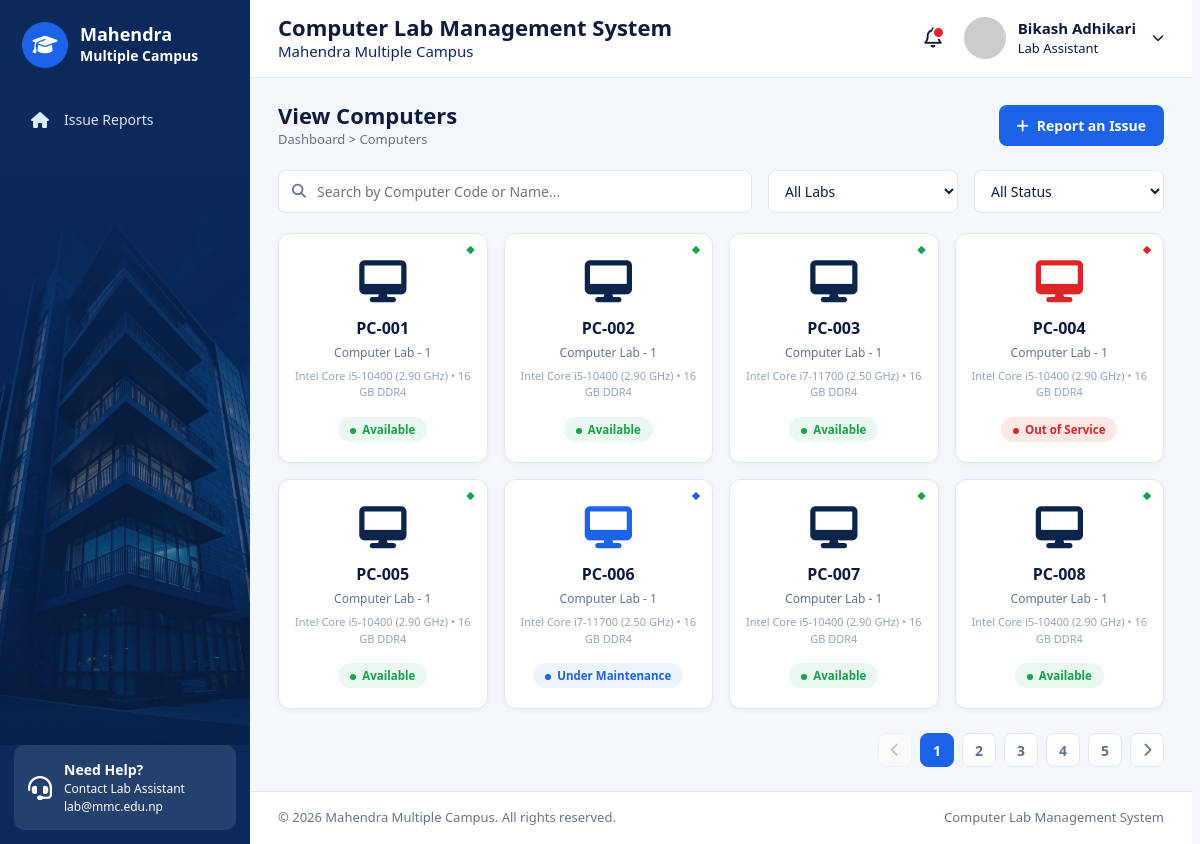
Page /computers.php (signed in) on the committed database.
### tables this page shows
CREATE TABLE `computers` (
  `id` int(11) NOT NULL,
  `lab_id` int(11) NOT NULL,
  `computer_code` varchar(30) NOT NULL,
  `computer_name` varchar(100) DEFAULT NULL,
  `processor` varchar(100) DEFAULT NULL,
  `ram` varchar(50) DEFAULT NULL,
  `storage` varchar(50) DEFAULT NULL,
  `ip_address` varchar(45) DEFAULT NULL,
  `operating_system` varchar(100) DEFAULT NULL,
  `monitor` varchar(100) DEFAULT NULL,
  `keyboard` varchar(100) DEFAULT NULL,
  `mouse` varchar(100) DEFAULT NULL,
  `purchase_date` date DEFAULT NULL,
  `status` enum('available','in_use','under_maintenance','out_of_service') NOT NULL DEFAULT 'available',
  `specifications` text DEFAULT NULL,
  `remarks` text DEFAULT NULL,
  `created_at` timestamp NOT NULL DEFAULT current_timestamp(),
  `updated_at` timestamp NOT NULL DEFAULT current_timestamp() ON UPDATE current_timestamp()
);

CREATE TABLE `labs` (
  `id` int(11) NOT NULL,
  `lab_name` varchar(100) NOT NULL,
  `lab_code` varchar(30) NOT NULL,
  `room_number` varchar(50) NOT NULL,
  `total_computers` int(11) NOT NULL DEFAULT 0,
  `location` varchar(150) DEFAULT NULL,
  `description` text DEFAULT NULL,
  `opening_hours` varchar(100) NOT NULL DEFAULT 'Sunday - Friday, 7:00 AM - 5:00 PM',
  `status` enum('active','maintenance','inactive') NOT NULL DEFAULT 'active',
  `created_at` timestamp NOT NULL DEFAULT current_timestamp()
);

### config/db.php (called while the page is built, shortened)
<?php
function e($value) {
    return htmlspecialchars($value ?? '', ENT_QUOTES, 'UTF-8');
}

### computers.php (the view, shortened to what this page needs)
<?php
require_once __DIR__ . '/config/db.php';
require_once __DIR__ . '/includes/header.php';
$statuses = [
    'available'         => ['Available', 'fa-circle-check'],
    'in_use'            => ['In Use', 'fa-user'],
    'under_maintenance' => ['Under Maintenance', 'fa-wrench'],
    'out_of_service'    => ['Out of Service', 'fa-ban'],
];
$search  = trim($_GET['search'] ?? '');
$page    = max(1, (int) ($_GET['page'] ?? 1));
$perPage = 8;
$where  = ' WHERE 1 = 1';
$types  = '';
$params = [];
$computers  = [];
$totalPages = 1;
try {
    $stmtCount = $conn->prepare("SELECT COUNT(*) FROM computers c" . $where);
    $stmtCount->execute();
    $total = $stmtCount->get_result()->fetch_row()[0];
    $totalPages = max(1, (int) ceil($total / $perPage));
    $page       = min($page, $totalPages);
    $offset     = ($page - 1) * $perPage;
    $sql = "SELECT c.id, c.computer_code, c.computer_name, c.processor, c.ram, c.status, l.lab_name, l.location
            FROM computers c
            JOIN labs l ON l.id = c.lab_id" . $where . "
            ORDER BY c.computer_code
            LIMIT ? OFFSET ?";
    $stmt = $conn->prepare($sql);
    $bindTypes  = $types . 'ii';
    $bindParams = array_merge($params, [$perPage, $offset]);
    $stmt->bind_param($bindTypes, ...$bindParams);
    $stmt->execute();
    $computers = $stmt->get_result()->fetch_all(MYSQLI_ASSOC);
} catch (mysqli_sql_exception $e) {
    $error = 'Could not load computers. Please try again.';
}
$filterParams = [];
?>
<div class="computers-head">
    <div>
        <h2>View Computers</h2>
        <small><a href="index.php">Dashboard</a> &gt; Computers</small>
    </div>
    <a href="report-issue.php" class="btn">
        <i class="fa-solid fa-plus"></i> Report an Issue
    </a>
</div>
<form method="get" class="computers-filters" id="computersFilterForm">
    <div class="computers-search">
        <i class="fa-solid fa-magnifying-glass"></i>
        <input type="text" name="search" class="form-control" placeholder="Search by Computer Code or Name..."
               value="<?= e($search) ?>" onkeydown="if(event.key === 'Enter') this.form.submit()">
    </div>
    <select name="lab" class="form-control" onchange="this.form.submit()">
        <option value="0">All Labs</option>
    </select>
    <select name="status" class="form-control" onchange="this.form.submit()">
        <option value="">All Status</option>
    </select>
</form>
<?php if (empty($computers)): ?>
    <div class="card"><p class="empty-text">No computers found matching your filter criteria.</p></div>
<?php else: ?>
    <div class="computers-grid">
        <?php foreach ($computers as $pc): ?>
            <?php
                $stInfo = $statuses[$pc['status']] ?? ['Available', 'fa-circle-check'];
                $label  = $stInfo[0];
            ?>
            <a href="report-issue.php?computer_id=<?= (int)$pc['id'] ?>" class="computers-card" title="Click to report an issue for <?= e($pc['computer_code']) ?>">
                <span class="card-status-pip pip-<?= e($pc['status']) ?>" title="<?= e($label) ?>">
                    <i class="fa-solid fa-diamond"></i>
                </span>
                <i class="fa-solid fa-desktop computers-monitor monitor-status-<?= e($pc['status']) ?>"></i>
                <strong class="computers-code"><?= e($pc['computer_code']) ?></strong>
                <small class="computers-lab"><?= e($pc['lab_name']) ?></small>
                <?php if (!empty($pc['processor']) || !empty($pc['ram'])): ?>
                    <small style="font-size: 11px; color: #94a3b8; display: block; margin-top: -2px;">
                        <?= e($pc['processor'] ?? '') ?><?= !empty($pc['ram']) ? ' &bull; ' . e($pc['ram']) : '' ?>
                    </small>
                <?php endif; ?>
                <span class="badge computers-badge-<?= e($pc['status']) ?>"><?= e($label) ?></span>
            </a>
        <?php endforeach; ?>
    </div>
    <?php if ($totalPages > 1): ?>
        <div class="computers-pagination">
            <a class="computers-page <?= $page <= 1 ? 'disabled' : '' ?>"
               href="?<?= http_build_query(array_merge($filterParams, ['page' => $page - 1])) ?>">
                <i class="fa-solid fa-chevron-left"></i>
            </a>
            <?php for ($i = 1; $i <= $totalPages; $i++): ?>
                <a class="computers-page <?= $i === $page ? 'active' : '' ?>"
                   href="?<?= http_build_query(array_merge($filterParams, ['page' => $i])) ?>"><?= $i ?></a>
            <?php endfor; ?>
            <a class="computers-page <?= $page >= $totalPages ? 'disabled' : '' ?>"
               href="?<?= http_build_query(array_merge($filterParams, ['page' => $page + 1])) ?>">
                <i class="fa-solid fa-chevron-right"></i>
            </a>
        </div>
    <?php endif; ?>
<?php endif; ?>
<?php require_once __DIR__ . '/includes/footer.php'; ?>

### assets/css/root.css (style rules this page uses)
:root { --primary: #1d63e8; --primary-dark: #0b2a5b; --primary-soft: #e8f0fe; --purple: #6d4aff; --purple-soft: #efe9fd; --bg: #f4f7fb; --white: #ffffff; --text: #0f1b3d; --muted: #64748b; --border: #e3e8f0; --success: #16a34a; --success-soft: #e7f6ec; --warning: #d97706; --warning-soft: #fff3dc; --danger: #dc2626; --danger-soft: #fde8e8; --radius: 10px; --shadow: 0 2px 8px rgba(15, 27, 61, 0.06); --sidebar-width: 250px; }
* { box-sizing: border-box; margin: 0; padding: 0; }
html { overflow-y: scroll; scrollbar-gutter: stable; }
body { font-family: 'Segoe UI', Arial, sans-serif; background: var(--bg); color: var(--text); font-size: 14px; line-height: 1.5; }
a { color: inherit; text-decoration: none; }
small { color: var(--muted); }
.btn { display: inline-flex; align-items: center; gap: 8px; padding: 10px 18px; border: 0; border-radius: 8px; font: inherit; font-weight: 600; cursor: pointer; background: var(--primary); color: var(--white); }
.badge { display: inline-block; padding: 4px 10px; border-radius: 20px; font-size: 12px; font-weight: 600; white-space: nowrap; }
.form-control { width: 100%; padding: 10px 12px; border: 1px solid var(--border); border-radius: 8px; font: inherit; background: var(--white); color: var(--text); }

### assets/css/computers.css (style rules this page uses)
.computers-head { display: flex; justify-content: space-between; align-items: center; margin-bottom: 20px; gap: 16px; flex-wrap: wrap; }
.computers-head h2 { font-size: 22px; font-weight: 700; color: var(--text); line-height: 1.2; }
.computers-head small { font-size: 13px; color: var(--muted); }
.computers-head small a { color: var(--muted); }
.computers-filters { display: grid; grid-template-columns: 1fr 190px 190px; gap: 16px; margin-bottom: 20px; }
.computers-search { position: relative; }
.computers-search i { position: absolute; top: 50%; left: 14px; transform: translateY(-50%); color: var(--muted); }
.computers-search .form-control { padding-left: 38px; }
.computers-grid { display: grid; grid-template-columns: repeat(4, 1fr); gap: 16px; }
.computers-card { position: relative; display: flex; flex-direction: column; align-items: center; gap: 4px; padding: 26px 16px 20px; background: var(--white); border: 1px solid var(--border); border-radius: 12px; box-shadow: 0 2px 6px rgba(15, 27, 61, 0.04); text-align: center; transition: all 0.2s ease; cursor: pointer; text-decoration: none; }
.card-status-pip { position: absolute; top: 12px; right: 12px; font-size: 8px; line-height: 1; }
.pip-available { color: #16a34a; }
.pip-under_maintenance { color: #1d63e8; }
.pip-out_of_service { color: #dc2626; }
.computers-monitor { margin-bottom: 10px; font-size: 42px; transition: transform 0.2s ease; }
.monitor-status-available { color: #0c234a; }
.monitor-status-under_maintenance { color: #1d63e8; }
.monitor-status-out_of_service { color: #dc2626; }
.computers-card strong { font-size: 16px; font-weight: 700; color: var(--text); }
.computers-card small { font-size: 12px; color: var(--muted); margin-bottom: 4px; }
.computers-card .badge { margin-top: 8px; padding: 4px 12px; font-size: 11.5px; border-radius: 20px; font-weight: 600; }
.computers-card .badge::before { content: ''; display: inline-block; width: 6px; height: 6px; margin-right: 6px; border-radius: 50%; vertical-align: middle; }
.computers-badge-available::before { background-color: #16a34a; }
.computers-badge-under_maintenance::before { background-color: #1d63e8; }
.computers-badge-out_of_service::before { background-color: #dc2626; }
.computers-badge-available { background-color: #eaf8ef; color: #16a34a; }
.computers-badge-under_maintenance { background-color: #edf3ff; color: #1d63e8; }
.computers-badge-out_of_service { background-color: #fde8e8; color: #dc2626; }
.computers-pagination { display: flex; justify-content: flex-end; gap: 8px; margin-top: 24px; }
.computers-page { width: 34px; height: 34px; display: flex; align-items: center; justify-content: center; border: 1px solid var(--border); border-radius: 8px; background: var(--white); color: var(--muted); font-weight: 600; text-decoration: none; transition: all 0.2s ease; }
.computers-page.active { background: var(--primary); border-color: var(--primary); color: var(--white); }
.computers-page.disabled { opacity: 0.4; pointer-events: none; }

### rows in the picture
computers: computer_code "PC-001", lab.lab_name "Computer Lab - 1", processor "Intel Core i5-10400 (2.90 GHz)", ram "16 GB DDR4", status "Available"
computers: computer_code "PC-002", lab.lab_name "Computer Lab - 1", processor "Intel Core i5-10400 (2.90 GHz)", ram "16 GB DDR4", status "Available"
computers: computer_code "PC-003", lab.lab_name "Computer Lab - 1", processor "Intel Core i7-11700 (2.50 GHz)", ram "16 GB DDR4", status "Available"
computers: computer_code "PC-004", lab.lab_name "Computer Lab - 1", processor "Intel Core i5-10400 (2.90 GHz)", ram "16 GB DDR4", status "Out of Service"
computers: computer_code "PC-005", lab.lab_name "Computer Lab - 1", processor "Intel Core i5-10400 (2.90 GHz)", ram "16 GB DDR4", status "Available"
computers: computer_code "PC-006", lab.lab_name "Computer Lab - 1", processor "Intel Core i7-11700 (2.50 GHz)", ram "16 GB DDR4", status "Under Maintenance"
computers: computer_code "PC-007", lab.lab_name "Computer Lab - 1", processor "Intel Core i5-10400 (2.90 GHz)", ram "16 GB DDR4", status "Available"
computers: computer_code "PC-008", lab.lab_name "Computer Lab - 1", processor "Intel Core i5-10400 (2.90 GHz)", ram "16 GB DDR4", status "Available"

### other values in the picture
$item[2] "Issue Reports"
$user['full_name'] "Bikash Adhikari"
statusLabel($user['role'] ?? '') "Lab Assistant"
